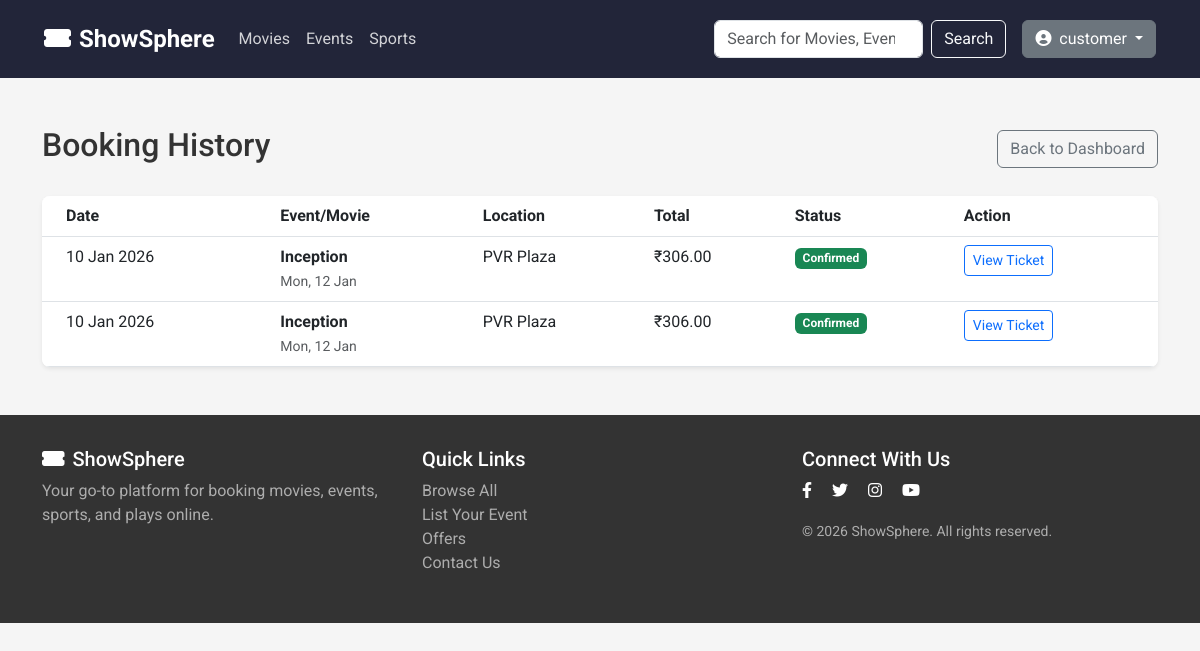
/booking-history/ (signed in), run on an earlier commit of the app's database.
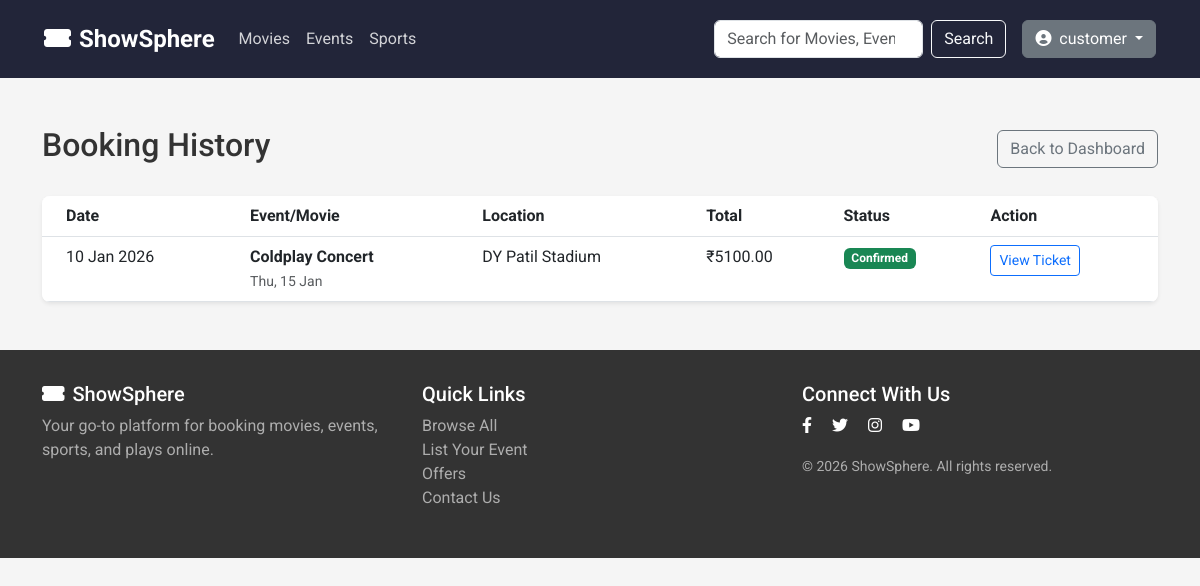
And on a later commit of the database.
### booking/models.py (models this page shows, shortened)
class Booking(models.Model):
    PAYMENT_STATUS_CHOICES = [
        ('pending', 'Pending'),
        ('completed', 'Completed'),
        ('failed', 'Failed'),
        ('refunded', 'Refunded'),
    ]
    PAYMENT_METHOD_CHOICES = [
        ('upi', 'UPI'),
        ('card', 'Debit/Credit Card'),
        ('wallet', 'Wallet'),
        ('netbanking', 'Net Banking'),
    ]
    booking_id = models.CharField(max_length=20, unique=True, editable=False)
    user = models.ForeignKey(CustomUser, on_delete=models.CASCADE, related_name='bookings')
    show = models.ForeignKey(Show, on_delete=models.CASCADE, related_name='bookings')
    seats = models.ManyToManyField(Seat, related_name='bookings')
    total_amount = models.DecimalField(max_digits=10, decimal_places=2)
    convenience_fee = models.DecimalField(max_digits=10, decimal_places=2, default=0)
    payment_method = models.CharField(max_length=20, choices=PAYMENT_METHOD_CHOICES)
    payment_status = models.CharField(max_length=20, choices=PAYMENT_STATUS_CHOICES, default='pending')
    booking_date = models.DateTimeField(auto_now_add=True)
    class Meta:
        ordering = ['-booking_date']
    @property
    def grand_total(self):
        return self.total_amount + self.convenience_fee

class Show(models.Model):
    SHOW_TYPE_CHOICES = [
        ('event', 'Event Show'),
        ('movie', 'Movie Show'),
    ]
    show_type = models.CharField(max_length=10, choices=SHOW_TYPE_CHOICES)
    event = models.ForeignKey(Event, on_delete=models.CASCADE, null=True, blank=True, related_name='shows')
    venue = models.ForeignKey(Venue, on_delete=models.CASCADE, null=True, blank=True, related_name='shows')
    movie = models.ForeignKey(Movie, on_delete=models.CASCADE, null=True, blank=True, related_name='shows')
    screen = models.ForeignKey(Screen, on_delete=models.CASCADE, null=True, blank=True, related_name='shows')
    show_date = models.DateField()
    show_time = models.TimeField()
    end_time = models.TimeField()
    base_price = models.DecimalField(max_digits=10, decimal_places=2, help_text='Starting price')
    is_active = models.BooleanField(default=True)
    created_at = models.DateTimeField(auto_now_add=True)
    class Meta:
        ordering = ['show_date', 'show_time']

class Movie(models.Model):
    STATUS_CHOICES = [
        ('pending', 'Pending Approval'),
        ('approved', 'Approved'),
        ('rejected', 'Rejected'),
    ]
    CERTIFICATION_CHOICES = [
        ('U', 'U - Universal'),
        ('UA', 'UA - Parental Guidance'),
        ('A', 'A - Adults Only'),
        ('S', 'S - Restricted'),
    ]
    theatre_owner = models.ForeignKey(TheatreOwnerProfile, on_delete=models.CASCADE, related_name='movies')
    title = models.CharField(max_length=200)
    description = models.TextField()
    genre = models.ForeignKey(Genre, on_delete=models.SET_NULL, null=True)
    language = models.ForeignKey(Language, on_delete=models.SET_NULL, null=True)
    duration = models.PositiveIntegerField(help_text='Duration in minutes')
    release_date = models.DateField()
    director = models.CharField(max_length=200, blank=True)
    cast = models.TextField(blank=True, help_text='Main cast members')
    certification = models.CharField(max_length=5, choices=CERTIFICATION_CHOICES, blank=True)
    poster = models.ImageField(upload_to='movie_posters/')
    trailer_url = models.URLField(blank=True, help_text='YouTube trailer URL')
    rating = models.DecimalField(max_digits=3, decimal_places=1, null=True, blank=True,
                                 validators=[MinValueValidator(0), MaxValueValidator(10)])
    status = models.CharField(max_length=20, choices=STATUS_CHOICES, default='pending')
    is_trending = models.BooleanField(default=False)
    created_at = models.DateTimeField(auto_now_add=True)
    updated_at = models.DateTimeField(auto_now=True)
    class Meta:
        ordering = ['-release_date']

class Screen(models.Model):
    theatre = models.ForeignKey(Theatre, on_delete=models.CASCADE, related_name='screens')
    name = models.CharField(max_length=50, help_text='Screen 1, Audi 2, etc.')
    total_seats = models.PositiveIntegerField()
    screen_type = models.CharField(max_length=50, blank=True, help_text='2D, 3D, IMAX, 4DX, etc.')
    is_active = models.BooleanField(default=True)
    class Meta:
        ordering = ['name']
        unique_together = ['theatre', 'name']

class Theatre(models.Model):
    owner = models.ForeignKey(TheatreOwnerProfile, on_delete=models.CASCADE, related_name='theatres')
    name = models.CharField(max_length=200, help_text='Theatre/Cinema name with location')
    city = models.ForeignKey(City, on_delete=models.CASCADE, related_name='theatres')
    address = models.TextField()
    total_screens = models.PositiveIntegerField()
    facilities = models.TextField(blank=True, help_text='Parking, Food Court, 3D, IMAX, etc.')
    is_active = models.BooleanField(default=True)
    created_at = models.DateTimeField(auto_now_add=True)
    class Meta:
        ordering = ['name']

class Event(models.Model):
    STATUS_CHOICES = [
        ('pending', 'Pending Approval'),
        ('approved', 'Approved'),
        ('rejected', 'Rejected'),
    ]
    organizer = models.ForeignKey(OrganizerProfile, on_delete=models.CASCADE, related_name='events')
    title = models.CharField(max_length=200)
    description = models.TextField()
    category = models.ForeignKey(Category, on_delete=models.CASCADE, related_name='events',
                                 help_text='Concerts, Sports, Comedy, Shows, etc.')
    genre = models.ForeignKey(Genre, on_delete=models.SET_NULL, null=True, blank=True)
    language = models.ForeignKey(Language, on_delete=models.SET_NULL, null=True, blank=True)
    duration = models.PositiveIntegerField(help_text='Duration in minutes')
    artist_name = models.CharField(max_length=200, blank=True, help_text='Main artist/performer/team')
    poster = models.ImageField(upload_to='event_posters/')
    trailer_url = models.URLField(blank=True, help_text='YouTube promo/trailer URL')
    status = models.CharField(max_length=20, choices=STATUS_CHOICES, default='pending')
    is_trending = models.BooleanField(default=False)
    created_at = models.DateTimeField(auto_now_add=True)
    updated_at = models.DateTimeField(auto_now=True)
    class Meta:
        ordering = ['-created_at']

class Venue(models.Model):
    organizer = models.ForeignKey(OrganizerProfile, on_delete=models.CASCADE, related_name='venues')
    name = models.CharField(max_length=200, help_text='Venue name (e.g., Stadium, Arena, Auditorium)')
    city = models.ForeignKey(City, on_delete=models.CASCADE, related_name='event_venues')
    address = models.TextField()
    capacity = models.PositiveIntegerField()
    facilities = models.TextField(blank=True, help_text='Parking, Food Court, etc.')
    venue_type = models.CharField(max_length=50, blank=True, help_text='Stadium, Arena, Hall, etc.')
    is_active = models.BooleanField(default=True)
    created_at = models.DateTimeField(auto_now_add=True)
    class Meta:
        ordering = ['name']

### booking/views.py (the view)
# urls.py: path('booking-history/', views.booking_history, name='booking_history'),
@customer_required
def booking_history(request):
    bookings = Booking.objects.filter(user=request.user).order_by('-booking_date')
    context = {
        'bookings': bookings,
    }
    return render(request, 'customer/booking_history.html', context)

### templates/customer/booking_history.html
{% extends 'base.html' %}
{% block content %}
<div class="container my-5">
    <div class="d-flex justify-content-between align-items-center mb-4">
        <h2>Booking History</h2>
        <a href="{% url 'booking:customer_dashboard' %}" class="btn btn-outline-secondary">Back to Dashboard</a>
    </div>
    <div class="card shadow-sm">
        <div class="card-body p-0">
            <div class="table-responsive">
                <table class="table table-hover mb-0">
                    <thead class="bg-light">
                        <tr>
                            <th class="ps-4">Date</th>
                            <th>Event/Movie</th>
                            <th>Location</th>
                            <th>Total</th>
                            <th>Status</th>
                            <th>Action</th>
                        </tr>
                    </thead>
                    <tbody>
                        {% for booking in bookings %}
                        <tr>
                            <td class="ps-4">{{ booking.booking_date|date:"d M Y" }}</td>
                            <td>
                                {% if booking.show.show_type == 'movie' %}
                                <strong>{{ booking.show.movie.title }}</strong>
                                {% else %}
                                <strong>{{ booking.show.event.title }}</strong>
                                {% endif %}
                                <br>
                                <small class="text-muted">{{ booking.show.show_date|date:"D, d M" }}</small>
                            </td>
                            <td>
                                {% if booking.show.venue %}
                                {{ booking.show.venue.name }}
                                {% else %}
                                {{ booking.show.screen.theatre.name }}
                                {% endif %}
                            </td>
                            <td>₹{{ booking.grand_total }}</td>
                            <td>
                                {% if booking.payment_status == 'completed' %}
                                <span class="badge bg-success">Confirmed</span>
                                {% elif booking.payment_status == 'pending' %}
                                <span class="badge bg-warning text-dark">Pending</span>
                                {% else %}
                                <span class="badge bg-danger">{{ booking.payment_status|title }}</span>
                                {% endif %}
                            </td>
                            <td>
                                {% if booking.payment_status == 'completed' %}
                                <a href="{% url 'booking:ticket_detail' booking.tickets.first.id %}"
                                    class="btn btn-sm btn-outline-primary">View Ticket</a>
                                {% endif %}
                            </td>
                        </tr>
                        {% empty %}
                        <tr>
                            <td colspan="6" class="text-center py-5">
                                <p class="text-muted mb-0">No booking history found.</p>
                            </td>
                        </tr>
                        {% endfor %}
                    </tbody>
                </table>
            </div>
        </div>
    </div>
</div>
{% endblock %}

What changed in the data, as far as the page shows it:
removed Booking: booking_date "10 Jan 2026", show.movie "Inception", show.show_date "Mon, 12 Jan", show.screen.theatre.name "PVR Plaza", grand_total "306.00", payment_status "Confirmed"
removed Booking: booking_date "10 Jan 2026", show.movie "Inception", show.show_date "Mon, 12 Jan", show.screen.theatre.name "PVR Plaza", grand_total "306.00", payment_status "Confirmed"
added Booking: booking_date "10 Jan 2026", show.event "Coldplay Concert", show.show_date "Thu, 15 Jan", show.venue.name "DY Patil Stadium", grand_total "5100.00", payment_status "Confirmed"
